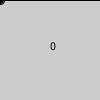
Frame 1 (no input)
Frame 60 (the mouse pressed at the canvas centre just before this capture): identical to frame 1, image omitted
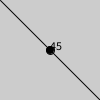
Frame 120 (the mouse held since frame 60 and released just before this capture)

The Processing sketch that drew these frames (run headless with seeded random() and noise(); from frame 60 on, the mouse is pressed at the canvas centre):

// Processing sketch: Ex_43
// ── Ex_43.pde
void setup() {
  size(100, 100);
  fill(0);
}

void draw() {
  float angle = atan2(mouseY, mouseX);
  float deg = degrees(angle);
  background(204);
  text(int(deg), 50, 50);
  ellipse(mouseX, mouseY, 8, 8);
  rotate(angle);
  line(0, 0, 150, 0);
}
